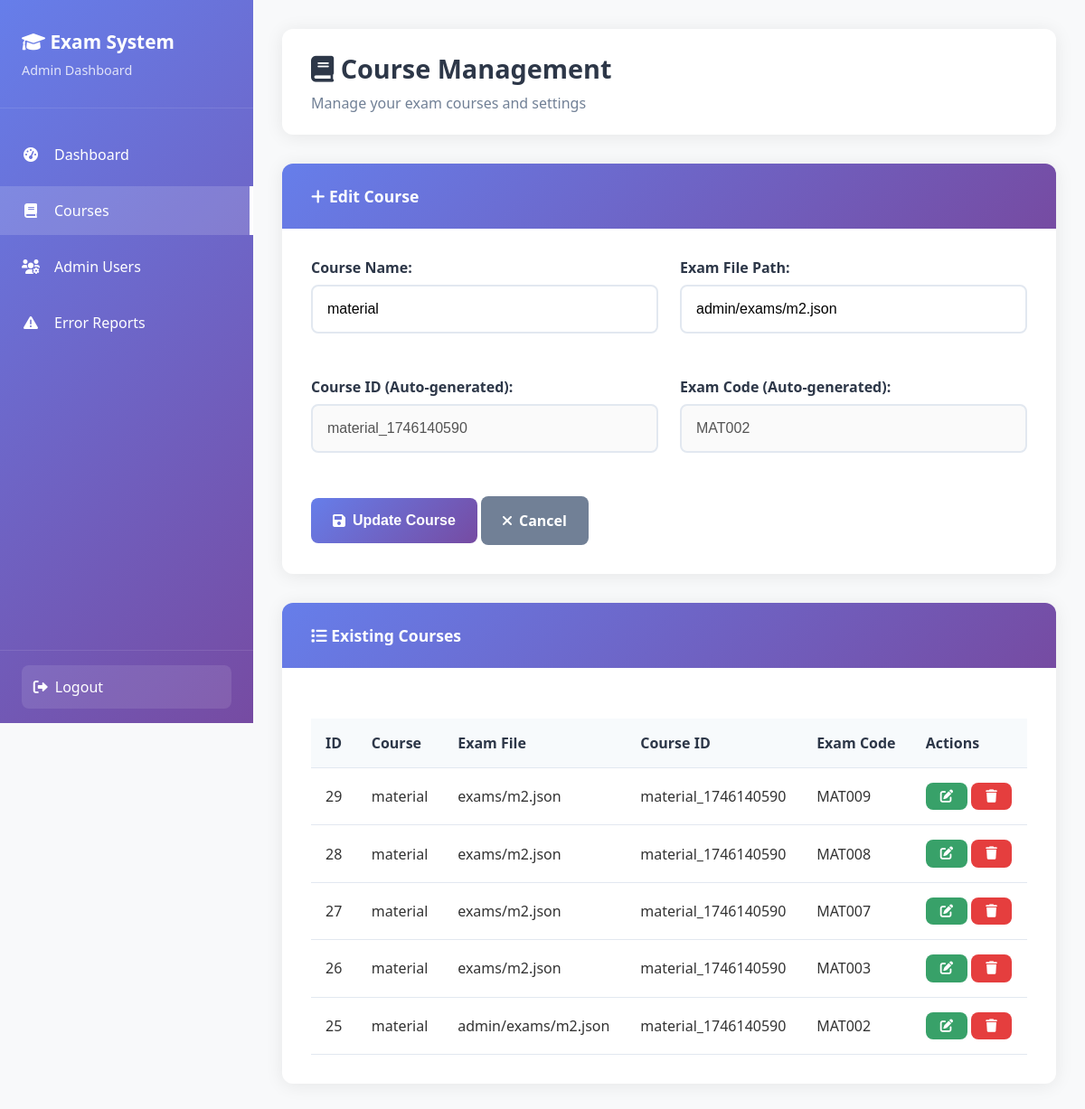
/admin/index.php?page=courses&edit=25 (signed in), run on the app's committed database.
### tables this page shows
CREATE TABLE `course` (
  `id` int(11) NOT NULL,
  `course` varchar(255) NOT NULL,
  `exam` varchar(255) NOT NULL,
  `course_id` varchar(255) NOT NULL,
  `exam_code` varchar(10) NOT NULL
);

### admin/index.php (the view, shortened to what this page needs)
<?php
$host = '127.0.0.1';
$dbname = 'exam';
$username = 'root';
$password = '';
try {
    $pdo = new PDO("mysql:host=$host;dbname=$dbname", $username, $password);
    $pdo->setAttribute(PDO::ATTR_ERRMODE, PDO::ERRMODE_EXCEPTION);
} catch(PDOException $e) {
    die("Connection failed: " . $e->getMessage());
}
$current_page = $_GET['page'] ?? 'dashboard';
$courses = [];
$edit_course = null;
if ($current_page === 'courses' || $current_page === 'dashboard') {
    $courses = $pdo->query("SELECT * FROM course ORDER BY id DESC")->fetchAll();
}
if ($current_page === 'courses' && isset($_GET['edit'])) {
    $edit_id = $_GET['edit'];
    $stmt = $pdo->prepare("SELECT * FROM course WHERE id = ?");
    $stmt->execute([$edit_id]);
    $edit_course = $stmt->fetch();
}
$total_courses = $pdo->query("SELECT COUNT(*) FROM course")->fetchColumn();
$total_admins = $pdo->query("SELECT COUNT(*) FROM admin_users")->fetchColumn();
$total_errors = $pdo->query("SELECT COUNT(*) FROM error_report")->fetchColumn();
?>
<!DOCTYPE html>
<html lang="en">
<head>
    <link href="https://cdnjs.cloudflare.com/ajax/libs/font-awesome/6.0.0/css/all.min.css" rel="stylesheet">
</head>
<body>
    <div class="admin-layout">
        <div class="sidebar" id="sidebar">
            <div class="sidebar-header">
                <h2><i class="fas fa-graduation-cap"></i> Exam System</h2>
                <p>Admin Dashboard</p>
            </div>
            <nav class="sidebar-nav">
                <div class="nav-item">
                    <a href="?page=dashboard" class="nav-link <?php echo $current_page === 'dashboard' ? 'active' : ''; ?>">
                        <i class="fas fa-tachometer-alt"></i>
                        Dashboard
                    </a>
                </div>
                <div class="nav-item">
                    <a href="?page=courses" class="nav-link <?php echo $current_page === 'courses' ? 'active' : ''; ?>">
                        <i class="fas fa-book"></i>
                        Courses
                    </a>
                </div>
                <div class="nav-item">
                    <a href="?page=admins" class="nav-link <?php echo $current_page === 'admins' ? 'active' : ''; ?>">
                        <i class="fas fa-users-cog"></i>
                        Admin Users
                    </a>
                </div>
                <div class="nav-item">
                    <a href="?page=reports" class="nav-link <?php echo $current_page === 'reports' ? 'active' : ''; ?>">
                        <i class="fas fa-exclamation-triangle"></i>
                        Error Reports
                    </a>
                </div>
            </nav>
            <div class="sidebar-footer">
                <a href="logout.php" class="logout-btn">
                    <i class="fas fa-sign-out-alt"></i>
                    Logout
                </a>
            </div>
        </div>
        <div class="main-content">
            <?php if ($current_page === 'dashboard'): ?>
                <div class="page-header">
                    <h1><i class="fas fa-tachometer-alt"></i> Dashboard Overview</h1>
                    <p>Welcome to the Exam System Admin Dashboard</p>
                </div>
                <div class="stats-grid">
                    <div class="stat-card">
                        <i class="fas fa-book"></i>
                        <h3><?php echo $total_courses; ?></h3>
                        <p>Total Courses</p>
                    </div>
                    <div class="stat-card">
                        <i class="fas fa-users-cog"></i>
                        <h3><?php echo $total_admins; ?></h3>
                        <p>Admin Users</p>
                    </div>
                    <div class="stat-card">
                        <i class="fas fa-exclamation-triangle"></i>
                        <h3><?php echo $total_errors; ?></h3>
                        <p>Error Reports</p>
                    </div>
                </div>
                <div class="content-section">
                    <div class="section-header">
                        <i class="fas fa-clock"></i> Recent Activity
                    </div>
                    <div class="section-content">
                        <div class="table-container">
                            <table class="table">
                                <thead>
                                    <tr>
                                        <th>Recent Courses</th>
                                        <th>Exam Code</th>
                                        <th>Course ID</th>
                                    </tr>
                                </thead>
                                <tbody>
                                    <?php foreach (array_slice($courses, 0, 5) as $course): ?>
                                    <tr>
                                        <td><?php echo htmlspecialchars($course['course']); ?></td>
                                        <td><span class="badge"><?php echo htmlspecialchars($course['exam_code']); ?></span></td>
                                        <td><?php echo htmlspecialchars($course['course_id']); ?></td>
                                    </tr>
                                    <?php endforeach; ?>
                                </tbody>
                            </table>
                        </div>
                    </div>
                </div>
            <?php elseif ($current_page === 'courses'): ?>
                <div class="page-header">
                    <h1><i class="fas fa-book"></i> Course Management</h1>
                    <p>Manage your exam courses and settings</p>
                </div>
                <div class="content-section">
                    <div class="section-header">
                        <i class="fas fa-plus"></i> <?php echo $edit_course ? 'Edit Course' : 'Add New Course'; ?>
                    </div>
                    <div class="section-content">
                        <form method="POST">
                            <div class="form-grid">
                                <div class="form-group">
                                    <label>Course Name:</label>
                                    <input type="text" name="course" required
                                           value="<?php echo $edit_course ? htmlspecialchars($edit_course['course']) : ''; ?>">
                                </div>
                                <div class="form-group">
                                    <label>Exam File Path:</label>
                                    <input type="text" name="exam" placeholder="e.g., exams/exam1.json" required
                                           value="<?php echo $edit_course ? htmlspecialchars($edit_course['exam']) : ''; ?>">
                                </div>
                            </div>
                            <?php if ($edit_course): ?>
                                <div class="form-grid">
                                    <div class="form-group">
                                        <label>Course ID (Auto-generated):</label>
                                        <input type="text" value="<?php echo htmlspecialchars($edit_course['course_id']); ?>" disabled>
                                    </div>
                                    <div class="form-group">
                                        <label>Exam Code (Auto-generated):</label>
                                        <input type="text" value="<?php echo htmlspecialchars($edit_course['exam_code']); ?>" disabled>
                                    </div>
                                </div>
                            <?php endif; ?>
                            <button type="submit" class="btn btn-primary">
                                <i class="fas fa-save"></i>
                                <?php echo $edit_course ? 'Update Course' : 'Add Course'; ?>
                            </button>
                            <?php if ($edit_course): ?>
                                <a href="?page=courses" class="btn btn-secondary">
                                    <i class="fas fa-times"></i>
                                    Cancel
                                </a>
                            <?php endif; ?>
                        </form>
                    </div>
                </div>
                <div class="content-section">
                    <div class="section-header">
                        <i class="fas fa-list"></i> Existing Courses
                    </div>
                    <div class="section-content">
                        <div class="table-container">
                            <table class="table">
                                <thead>
                                    <tr>
                                        <th>ID</th>
                                        <th>Course</th>
                                        <th>Exam File</th>
                                        <th>Course ID</th>
                                        <th>Exam Code</th>
                                        <th>Actions</th>
                                    </tr>
                                </thead>
                                <tbody>
                                    <?php foreach ($courses as $course): ?>
                                    <tr>
                                        <td><?php echo $course['id']; ?></td>
                                        <td><?php echo htmlspecialchars($course['course']); ?></td>
                                        <td><?php echo htmlspecialchars($course['exam']); ?></td>
                                        <td><span class="badge"><?php echo htmlspecialchars($course['course_id']); ?></span></td>
                                        <td><span class="badge"><?php echo htmlspecialchars($course['exam_code']); ?></span></td>
                                        <td>
                                            <a href="?page=courses&edit=<?php echo $course['id']; ?>" class="btn btn-success" style="padding: 0.5rem 1rem; font-size: 0.9rem;">
                                                <i class="fas fa-edit"></i>
                                            </a>
                                            <form method="POST" style="display: inline;">
                                                <button type="submit" class="btn btn-danger" style="padding: 0.5rem 1rem; font-size: 0.9rem;" onclick="return confirm('Are you sure?')">
                                                    <i class="fas fa-trash"></i>
                                                </button>
                                            </form>
                                        </td>
                                    </tr>
                                    <?php endforeach; ?>
                                </tbody>
                            </table>
                        </div>
                    </div>
                </div>
            <?php endif; ?>
        </div>
    </div>
</body>
</html>

### admin/index.php (style rules this page uses)
* { margin: 0; padding: 0; box-sizing: border-box; }
body { font-family: 'Segoe UI', Tahoma, Geneva, Verdana, sans-serif; background-color: #f8f9fa; color: #333; }
.admin-layout { display: flex; min-height: 100vh; }
.sidebar { width: 280px; background: linear-gradient(135deg, #667eea 0%, #764ba2 100%); color: white; position: fixed; height: 100vh; overflow-y: auto; z-index: 1000; transition: transform 0.3s ease; }
.sidebar-header { padding: 2rem 1.5rem; border-bottom: 1px solid rgba(255,255,255,0.1); }
.sidebar-header h2 { font-size: 1.3rem; margin-bottom: 0.5rem; }
.sidebar-header p { font-size: 0.9rem; opacity: 0.8; }
.sidebar-nav { padding: 1rem 0; }
.nav-item { margin: 0.5rem 0; }
.nav-link { display: flex; align-items: center; padding: 1rem 1.5rem; color: white; text-decoration: none; transition: all 0.3s ease; position: relative; }
.nav-link.active { background: rgba(255,255,255,0.15); border-right: 4px solid white; }
.nav-link i { margin-right: 1rem; width: 20px; text-align: center; }
.sidebar-footer { position: absolute; bottom: 0; width: 100%; padding: 1rem 1.5rem; border-top: 1px solid rgba(255,255,255,0.1); }
.logout-btn { display: flex; align-items: center; width: 100%; padding: 0.8rem; background: rgba(255,255,255,0.1); color: white; border: none; border-radius: 8px; cursor: pointer; text-decoration: none; transition: background 0.3s ease; }
.logout-btn i { margin-right: 0.5rem; }
.main-content { flex: 1; margin-left: 280px; padding: 2rem; }
.page-header { background: white; padding: 1.5rem 2rem; border-radius: 12px; box-shadow: 0 2px 20px rgba(0,0,0,0.08); margin-bottom: 2rem; }
.page-header h1 { color: #2d3748; font-size: 1.8rem; margin-bottom: 0.5rem; }
.page-header p { color: #718096; }
.content-section { background: white; border-radius: 12px; box-shadow: 0 2px 20px rgba(0,0,0,0.08); margin-bottom: 2rem; overflow: hidden; }
.section-header { background: linear-gradient(135deg, #667eea 0%, #764ba2 100%); color: white; padding: 1.5rem 2rem; font-size: 1.1rem; font-weight: 600; }
.section-content { padding: 2rem; }
.form-grid { display: grid; grid-template-columns: repeat(auto-fit, minmax(250px, 1fr)); gap: 1.5rem; margin-bottom: 1.5rem; }
.form-group { margin-bottom: 1.5rem; }
.form-group label { display: block; margin-bottom: 0.5rem; font-weight: 600; color: #2d3748; }
.form-group input, .form-group select { width: 100%; padding: 1rem; border: 2px solid #e2e8f0; border-radius: 8px; font-size: 1rem; transition: border-color 0.3s ease; }
.btn { padding: 1rem 1.5rem; border: none; border-radius: 8px; font-size: 1rem; font-weight: 600; cursor: pointer; transition: all 0.3s ease; text-decoration: none; display: inline-flex; align-items: center; gap: 0.5rem; }
.btn-primary { background: linear-gradient(135deg, #667eea 0%, #764ba2 100%); color: white; }
.btn-danger { background: #e53e3e; color: white; }
.btn-success { background: #38a169; color: white; }
.btn-secondary { background: #718096; color: white; }
.table-container { overflow-x: auto; margin-top: 1.5rem; }
.table { width: 100%; border-collapse: collapse; background: white; }
.table th, .table td { padding: 1rem; text-align: left; border-bottom: 1px solid #e2e8f0; }
.table th { background: #f7fafc; font-weight: 600; color: #2d3748; }

### data on the page
course: course "material", exam "admin/exams/m2.json", course "material_1746140590", exam_code "MAT002", id "25"
course: id "29", course "material", exam "exams/m2.json", course "material_1746140590", exam_code "MAT009"
course: id "28", course "material", exam "exams/m2.json", course "material_1746140590", exam_code "MAT008"
course: id "27", course "material", exam "exams/m2.json", course "material_1746140590", exam_code "MAT007"
course: id "26", course "material", exam "exams/m2.json", course "material_1746140590", exam_code "MAT003"
